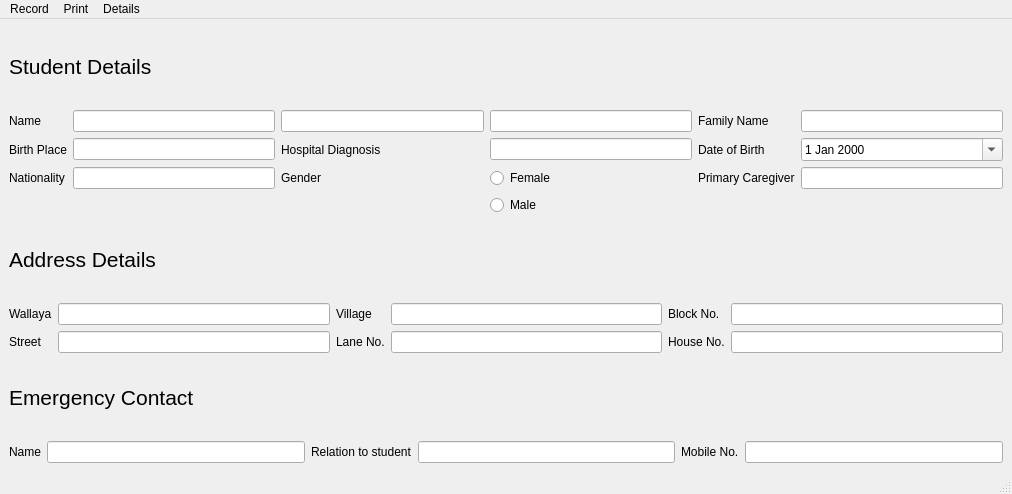
<?xml version="1.0" encoding="UTF-8"?>
<ui version="4.0">
 <class>MainWindow</class>
 <widget class="QMainWindow" name="MainWindow">
  <property name="geometry">
   <rect>
    <x>0</x>
    <y>0</y>
    <width>1012</width>
    <height>494</height>
   </rect>
  </property>
  <property name="maximumSize">
   <size>
    <width>16777210</width>
    <height>16777213</height>
   </size>
  </property>
  <property name="windowTitle">
   <string>Student Information</string>
  </property>
  <widget class="QWidget" name="centralwidget">
   <property name="accessibleName">
    <string>Student information</string>
   </property>
   <property name="accessibleDescription">
    <string>Student information form</string>
   </property>
   <layout class="QVBoxLayout" name="verticalLayout">
    <item>
     <widget class="QLabel" name="label_studentsDetails">
      <property name="maximumSize">
       <size>
        <width>16777215</width>
        <height>16777213</height>
       </size>
      </property>
      <property name="font">
       <font>
        <pointsize>16</pointsize>
       </font>
      </property>
      <property name="text">
       <string>Student Details</string>
      </property>
     </widget>
    </item>
    <item>
     <layout class="QGridLayout" name="student_details" rowstretch="0,0,0,0">
      <item row="1" column="5">
       <widget class="QDateEdit" name="dateBirth">
        <property name="sizePolicy">
         <sizepolicy hsizetype="Ignored" vsizetype="Fixed">
          <horstretch>0</horstretch>
          <verstretch>0</verstretch>
         </sizepolicy>
        </property>
        <property name="statusTip">
         <string/>
        </property>
        <property name="accessibleName">
         <string>Date of birth</string>
        </property>
        <property name="calendarPopup">
         <bool>true</bool>
        </property>
       </widget>
      </item>
      <item row="0" column="4">
       <widget class="QLabel" name="label_family">
        <property name="text">
         <string>Family Name</string>
        </property>
       </widget>
      </item>
      <item row="0" column="0">
       <widget class="QLabel" name="label_name">
        <property name="text">
         <string>Name</string>
        </property>
       </widget>
      </item>
      <item row="0" column="2">
       <widget class="QLineEdit" name="lineEdit_name2">
        <property name="accessibleName">
         <string>Father's name</string>
        </property>
       </widget>
      </item>
      <item row="1" column="3">
       <widget class="QLineEdit" name="lineEdit_diagnosis">
        <property name="accessibleName">
         <string>Hospital diagnosis</string>
        </property>
       </widget>
      </item>
      <item row="1" column="4">
       <widget class="QLabel" name="label_birthdate">
        <property name="text">
         <string>Date of Birth</string>
        </property>
       </widget>
      </item>
      <item row="0" column="3">
       <widget class="QLineEdit" name="lineEdit_name3">
        <property name="accessibleName">
         <string>Grandfather's name</string>
        </property>
       </widget>
      </item>
      <item row="0" column="5">
       <widget class="QLineEdit" name="lineEdit_family">
        <property name="accessibleName">
         <string>Family name</string>
        </property>
       </widget>
      </item>
      <item row="1" column="0">
       <widget class="QLabel" name="label_birthplace">
        <property name="text">
         <string>Birth Place</string>
        </property>
       </widget>
      </item>
      <item row="1" column="1">
       <widget class="QLineEdit" name="lineEdit_birthplace">
        <property name="accessibleName">
         <string>Birthplace</string>
        </property>
       </widget>
      </item>
      <item row="2" column="0">
       <widget class="QLabel" name="label_nationality">
        <property name="text">
         <string>Nationality</string>
        </property>
       </widget>
      </item>
      <item row="2" column="2">
       <widget class="QLabel" name="label_gender">
        <property name="text">
         <string>Gender</string>
        </property>
       </widget>
      </item>
      <item row="2" column="1">
       <widget class="QLineEdit" name="lineEdit_nationality">
        <property name="accessibleName">
         <string>Nationality</string>
        </property>
       </widget>
      </item>
      <item row="3" column="3">
       <widget class="QRadioButton" name="radioMale">
        <property name="text">
         <string>Male</string>
        </property>
        <attribute name="buttonGroup">
         <string notr="true">buttonGroup</string>
        </attribute>
       </widget>
      </item>
      <item row="0" column="1">
       <widget class="QLineEdit" name="lineEdit_name1">
        <property name="accessibleName">
         <string>First name</string>
        </property>
       </widget>
      </item>
      <item row="2" column="5">
       <widget class="QLineEdit" name="lineEdit_caregiver">
        <property name="accessibleName">
         <string>Primary caregiver</string>
        </property>
       </widget>
      </item>
      <item row="2" column="4">
       <widget class="QLabel" name="label_caregiver">
        <property name="text">
         <string>Primary Caregiver</string>
        </property>
       </widget>
      </item>
      <item row="2" column="3">
       <widget class="QRadioButton" name="radioFemale">
        <property name="text">
         <string>Female</string>
        </property>
        <attribute name="buttonGroup">
         <string notr="true">buttonGroup</string>
        </attribute>
       </widget>
      </item>
      <item row="1" column="2">
       <widget class="QLabel" name="label_diagnosis">
        <property name="text">
         <string>Hospital Diagnosis</string>
        </property>
       </widget>
      </item>
     </layout>
    </item>
    <item>
     <widget class="QLabel" name="label_addressDetails">
      <property name="font">
       <font>
        <pointsize>16</pointsize>
       </font>
      </property>
      <property name="text">
       <string>Address Details</string>
      </property>
     </widget>
    </item>
    <item>
     <layout class="QGridLayout" name="address_details">
      <item row="0" column="0">
       <widget class="QLabel" name="label_wallaya">
        <property name="text">
         <string>Wallaya</string>
        </property>
       </widget>
      </item>
      <item row="1" column="2">
       <widget class="QLabel" name="label_lane">
        <property name="text">
         <string>Lane No.</string>
        </property>
       </widget>
      </item>
      <item row="1" column="4">
       <widget class="QLabel" name="label_house">
        <property name="text">
         <string>House No.</string>
        </property>
       </widget>
      </item>
      <item row="1" column="3">
       <widget class="QLineEdit" name="lineEdit_lane">
        <property name="accessibleName">
         <string>Lane number</string>
        </property>
       </widget>
      </item>
      <item row="0" column="1">
       <widget class="QLineEdit" name="lineEdit_wallaya">
        <property name="accessibleName">
         <string>Wallaya</string>
        </property>
       </widget>
      </item>
      <item row="1" column="1">
       <widget class="QLineEdit" name="lineEdit_street">
        <property name="accessibleName">
         <string>Street</string>
        </property>
       </widget>
      </item>
      <item row="0" column="5">
       <widget class="QLineEdit" name="lineEdit_block">
        <property name="accessibleName">
         <string>Block number</string>
        </property>
       </widget>
      </item>
      <item row="0" column="2">
       <widget class="QLabel" name="label_village">
        <property name="text">
         <string>Village</string>
        </property>
       </widget>
      </item>
      <item row="0" column="3">
       <widget class="QLineEdit" name="lineEdit_village">
        <property name="accessibleName">
         <string>Village</string>
        </property>
       </widget>
      </item>
      <item row="0" column="4">
       <widget class="QLabel" name="label_block">
        <property name="text">
         <string>Block No.</string>
        </property>
       </widget>
      </item>
      <item row="1" column="5">
       <widget class="QLineEdit" name="lineEdit_house">
        <property name="accessibleName">
         <string>House number</string>
        </property>
       </widget>
      </item>
      <item row="1" column="0">
       <widget class="QLabel" name="label_street">
        <property name="text">
         <string>Street</string>
        </property>
       </widget>
      </item>
     </layout>
    </item>
    <item>
     <widget class="QLabel" name="label_contact">
      <property name="font">
       <font>
        <pointsize>16</pointsize>
       </font>
      </property>
      <property name="text">
       <string>Emergency Contact</string>
      </property>
     </widget>
    </item>
    <item>
     <layout class="QGridLayout" name="emergency_contact">
      <item row="0" column="1">
       <widget class="QLineEdit" name="lineEdit_contactName">
        <property name="accessibleName">
         <string>Emergency contact name</string>
        </property>
       </widget>
      </item>
      <item row="0" column="2">
       <widget class="QLabel" name="label_contactRelation">
        <property name="text">
         <string>Relation to student</string>
        </property>
       </widget>
      </item>
      <item row="0" column="0">
       <widget class="QLabel" name="label_contactName">
        <property name="text">
         <string>Name</string>
        </property>
       </widget>
      </item>
      <item row="0" column="3">
       <widget class="QLineEdit" name="lineEdit_contactRelation">
        <property name="accessibleName">
         <string>Emergency contact relation to student</string>
        </property>
       </widget>
      </item>
      <item row="0" column="5">
       <widget class="QLineEdit" name="lineEdit_contactMobile">
        <property name="accessibleName">
         <string>Mobile number for emergency ctconta</string>
        </property>
       </widget>
      </item>
      <item row="0" column="4">
       <widget class="QLabel" name="label_contactMobile">
        <property name="text">
         <string>Mobile No.</string>
        </property>
       </widget>
      </item>
     </layout>
    </item>
   </layout>
  </widget>
  <widget class="QStatusBar" name="statusbar"/>
  <widget class="QMenuBar" name="menuBar">
   <property name="geometry">
    <rect>
     <x>0</x>
     <y>0</y>
     <width>1012</width>
     <height>22</height>
    </rect>
   </property>
   <widget class="QMenu" name="menuSave">
    <property name="title">
     <string>Record</string>
    </property>
    <addaction name="actionSave_Record"/>
    <addaction name="actionLock"/>
    <addaction name="actionEdit"/>
   </widget>
   <widget class="QMenu" name="menuExport">
    <property name="title">
     <string>Print</string>
    </property>
    <addaction name="actionPrint"/>
    <addaction name="actionExport_as_Word_document"/>
   </widget>
   <widget class="QMenu" name="menuAssessment">
    <property name="title">
     <string>Details</string>
    </property>
    <widget class="QMenu" name="menuTools">
     <property name="title">
      <string>Tools</string>
     </property>
     <addaction name="actionBattele"/>
     <addaction name="actionSensory"/>
     <addaction name="actionPhysio"/>
     <addaction name="actionBehavior"/>
     <addaction name="actionSpeech"/>
    </widget>
    <addaction name="actionPlan"/>
    <addaction name="actionResults"/>
    <addaction name="menuTools"/>
   </widget>
   <addaction name="menuSave"/>
   <addaction name="menuExport"/>
   <addaction name="menuAssessment"/>
  </widget>
  <action name="actionExport_as_PDF">
   <property name="text">
    <string>Export as PDF</string>
   </property>
  </action>
  <action name="actionExport_as_Word_document">
   <property name="text">
    <string>Export as Word document</string>
   </property>
  </action>
  <action name="actionSensory">
   <property name="text">
    <string>Sensory</string>
   </property>
  </action>
  <action name="actionResults">
   <property name="text">
    <string>Results</string>
   </property>
  </action>
  <action name="actionPlan">
   <property name="text">
    <string>Plan</string>
   </property>
  </action>
  <action name="actionBattele">
   <property name="text">
    <string>Battele</string>
   </property>
  </action>
  <action name="actionPhysio">
   <property name="text">
    <string>Physiotherapy</string>
   </property>
  </action>
  <action name="actionBehavior">
   <property name="text">
    <string>Behaviour</string>
   </property>
  </action>
  <action name="actionSpeech">
   <property name="text">
    <string>Speech and Language</string>
   </property>
  </action>
  <action name="actionSave_Record">
   <property name="enabled">
    <bool>true</bool>
   </property>
   <property name="text">
    <string>Save Record</string>
   </property>
  </action>
  <action name="actionLock">
   <property name="text">
    <string>Lock Record</string>
   </property>
  </action>
  <action name="actionEdit">
   <property name="enabled">
    <bool>true</bool>
   </property>
   <property name="text">
    <string>Edit Record</string>
   </property>
  </action>
  <action name="actionPrint">
   <property name="text">
    <string>Print details</string>
   </property>
  </action>
 </widget>
 <resources/>
 <connections>
  <connection>
   <sender>actionSave_Record</sender>
   <signal>triggered()</signal>
   <receiver>MainWindow</receiver>
   <slot>saveRecord()</slot>
   <hints>
    <hint type="sourcelabel">
     <x>-1</x>
     <y>-1</y>
    </hint>
    <hint type="destinationlabel">
     <x>505</x>
     <y>246</y>
    </hint>
   </hints>
  </connection>
  <connection>
   <sender>actionEdit</sender>
   <signal>triggered()</signal>
   <receiver>MainWindow</receiver>
   <slot>editRecord()</slot>
   <hints>
    <hint type="sourcelabel">
     <x>-1</x>
     <y>-1</y>
    </hint>
    <hint type="destinationlabel">
     <x>505</x>
     <y>246</y>
    </hint>
   </hints>
  </connection>
  <connection>
   <sender>actionLock</sender>
   <signal>triggered()</signal>
   <receiver>MainWindow</receiver>
   <slot>lockRecord()</slot>
   <hints>
    <hint type="sourcelabel">
     <x>-1</x>
     <y>-1</y>
    </hint>
    <hint type="destinationlabel">
     <x>505</x>
     <y>246</y>
    </hint>
   </hints>
  </connection>
 </connections>
 <slots>
  <slot>saveRecord()</slot>
  <slot>printStudent()</slot>
  <slot>exportPDF()</slot>
  <slot>checkResults()</slot>
  <slot>viewPlan()</slot>
  <slot>assessBattele()</slot>
  <slot>assessSensory()</slot>
  <slot>assessSpeech()</slot>
  <slot>assessBehaviour()</slot>
  <slot>assessPhysio()</slot>
  <slot>exportDocx()</slot>
  <slot>editRecord()</slot>
  <slot>lockRecord()</slot>
 </slots>
 <buttongroups>
  <buttongroup name="buttonGroup"/>
 </buttongroups>
</ui>
